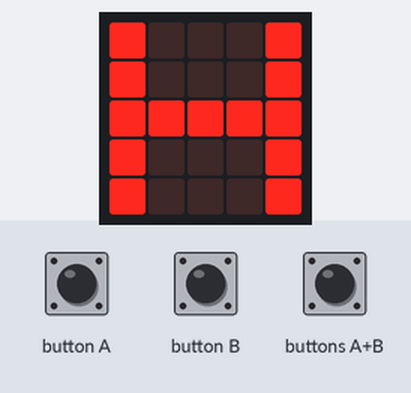
The program below on a simulated BBC micro:bit (MakeCode). Parts: the board's 5×5 LED display. The inputs (shaded band) are chosen by the test bench.

Above: at 2.8 s.
2.9 s: button A pressed for 0.15 s
At 3.1 s:
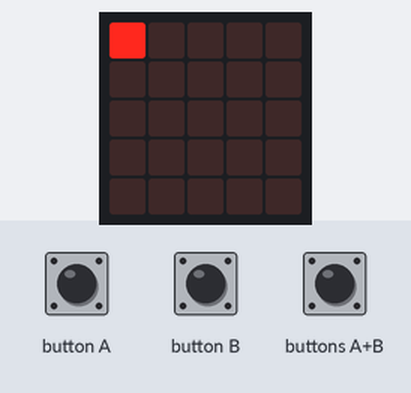
3.6 s: buttons A+B pressed for 0.15 s
At 4.05 s:
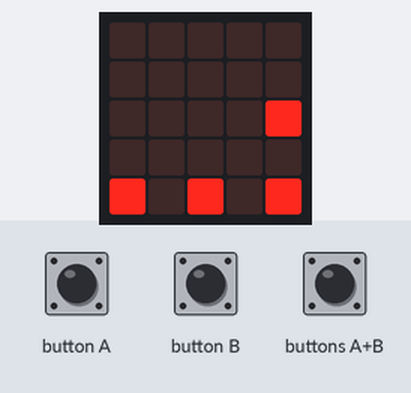
4.3 s: button B pressed for 0.15 s
At 5.1 s:
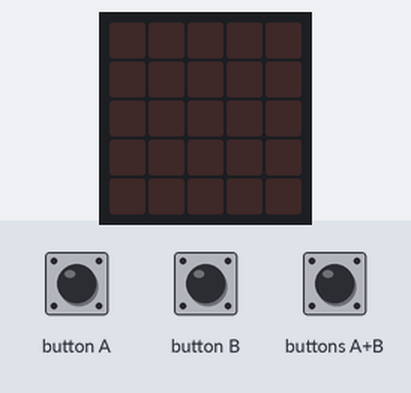
Timing chart, 0 to 7.3 s (numbered marks = the images above; inputs shaded):
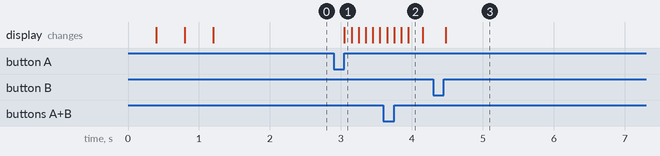

Measured:
- after the input at 2.9 s, the display: changes after 0.15 s (image 1)
- after the input at 3.6 s, the display: first differs from a run without the input after 0.15 s (image 2 shows a later state)
- after the input at 4.3 s, the display: changes after 0.18 s (image 3)

The program:

main.ts
```typescript
function 燈數 (num: number) {
    if (num < 6) {
        X = num - 1
        y = 0
    } else if (num >= 6 && num < 9) {
        X = 4
        y = num - 5
    } else if (num >= 9 && num < 14) {
        X = 13 - num
        y = 4
    } else if (num >= 14 && num <= 16) {
        X = 0
        y = 17 - num
        basic.pause(100)
    }
    led.plot(X, y)
}
input.onButtonPressed(Button.A, function () {
    basic.clearScreen()
    for (let index = 0; index < 17; index++) {
        a += 1
        燈數(a)
        basic.pause(100)
    }
})
input.onButtonPressed(Button.AB, function () {
    basic.clearScreen()
    for (let index = 0; index < 17; index++) {
        a += 1
        燈數(a - 1)
        basic.pause(100)
    }
})
input.onButtonPressed(Button.B, function () {
    basic.clearScreen()
    for (let index = 0; index < 17; index++) {
        a += 1
        燈數(18 - a)
        basic.pause(100)
    }
})
let y = 0
let X = 0
let a = 0
basic.showLeds(`
    # . . . #
    . # . # .
    . . # . .
    . . # . .
    . . # . .
    `)
basic.showLeds(`
    # # # # #
    # . . . .
    # # # # #
    # . . . .
    # # # # #
    `)
basic.showLeds(`
    # # # # #
    # . . . #
    # # # # #
    # . . . #
    # . . . #
    `)
basic.showLeds(`
    # . . . #
    # . . . #
    # # # # #
    # . . . #
    # . . . #
    `)
a = 0
basic.forever(function () {

})
```

test.ts
```typescript
// 在這裡測試；當此封包作為擴充功能時，將不會編譯此內容。
```
